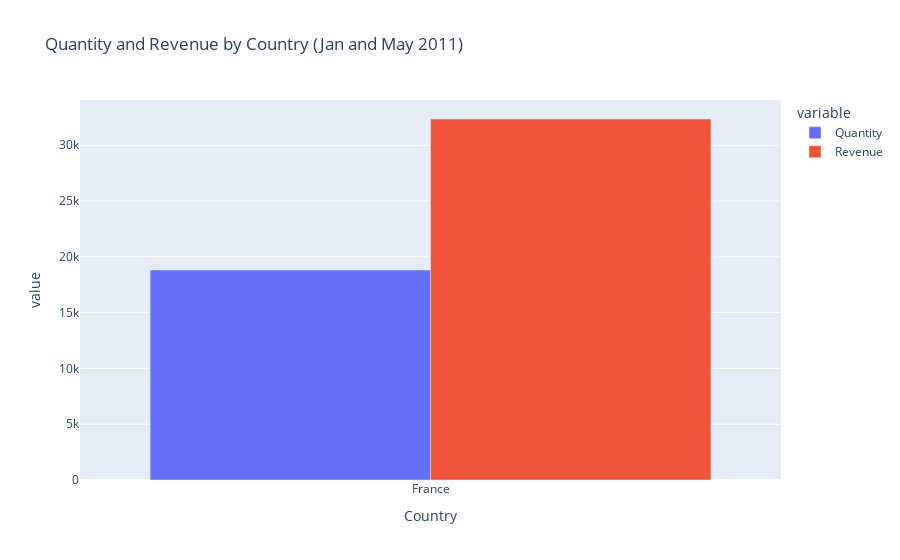

Notebook code cell kept with this figure:
### Markdown cell above
## 2. Create an interactive line chart showing quantity and revenue sold to France between January 1st and May 31st 2011.

### Code cell
filtered_data2 = df[((df['InvoiceDate'].dt.month == 1) & (df['InvoiceDate'].dt.year == 2011)) | ((df['InvoiceDate'].dt.month == 5) & (df['InvoiceDate'].dt.year == 2011)) & (df['Country'] == 'France')]

grouped_data2 = filtered_data2[filtered_data2['Country'] == 'France'].groupby('Country').agg({'Quantity': 'sum', 'Revenue': 'sum'}).reset_index()

fig2 = px.bar(grouped_data2, x='Country', y=['Quantity', 'Revenue'], title='Quantity and Revenue by Country (Jan and May 2011)',
              labels={'Quantity': 'Total Quantity', 'Revenue': 'Total Revenue'}, barmode='group')

# Show the interactive chart
fig2.show()

### Figure 1 — Plotly figure (JSON) as saved in the notebook; plotly's stock layout.template omitted (floating-point values rounded to 4 significant figures)
{"data": [{"alignmentgroup": "True", "hovertemplate": "variable=Quantity<br>Country=%{x}<br>value=%{y}<extra></extra>", "legendgroup": "Quantity", "marker": {"color": "#636efa", "pattern": {"shape": ""}}, "name": "Quantity", "offsetgroup": "Quantity", "orientation": "v", "showlegend": true, "textposition": "auto", "type": "bar", "x": ["France"], "xaxis": "x", "y": [18818], "yaxis": "y"}, {"alignmentgroup": "True", "hovertemplate": "variable=Revenue<br>Country=%{x}<br>value=%{y}<extra></extra>", "legendgroup": "Revenue", "marker": {"color": "#EF553B", "pattern": {"shape": ""}}, "name": "Revenue", "offsetgroup": "Revenue", "orientation": "v", "showlegend": true, "textposition": "auto", "type": "bar", "x": ["France"], "xaxis": "x", "y": [32349], "yaxis": "y"}], "layout": {"barmode": "group", "legend": {"title": {"text": "variable"}, "tracegroupgap": 0}, "title": {"text": "Quantity and Revenue by Country (Jan and May 2011)"}, "xaxis": {"anchor": "y", "domain": [0, 1], "title": {"text": "Country"}}, "yaxis": {"anchor": "x", "domain": [0, 1], "title": {"text": "value"}}}}
